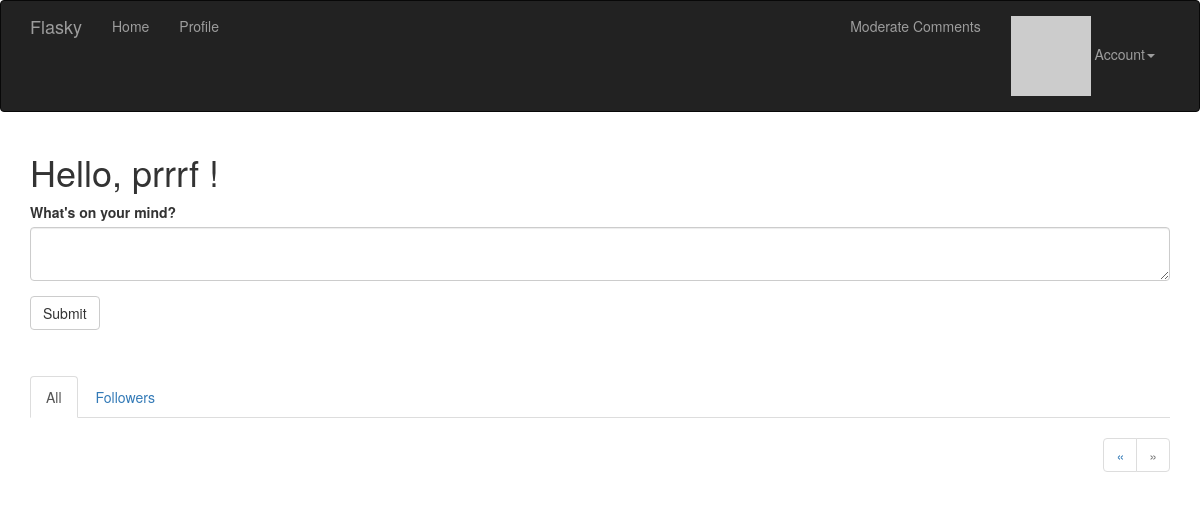
The page /?page=12 (signed in) on the database as committed earlier.
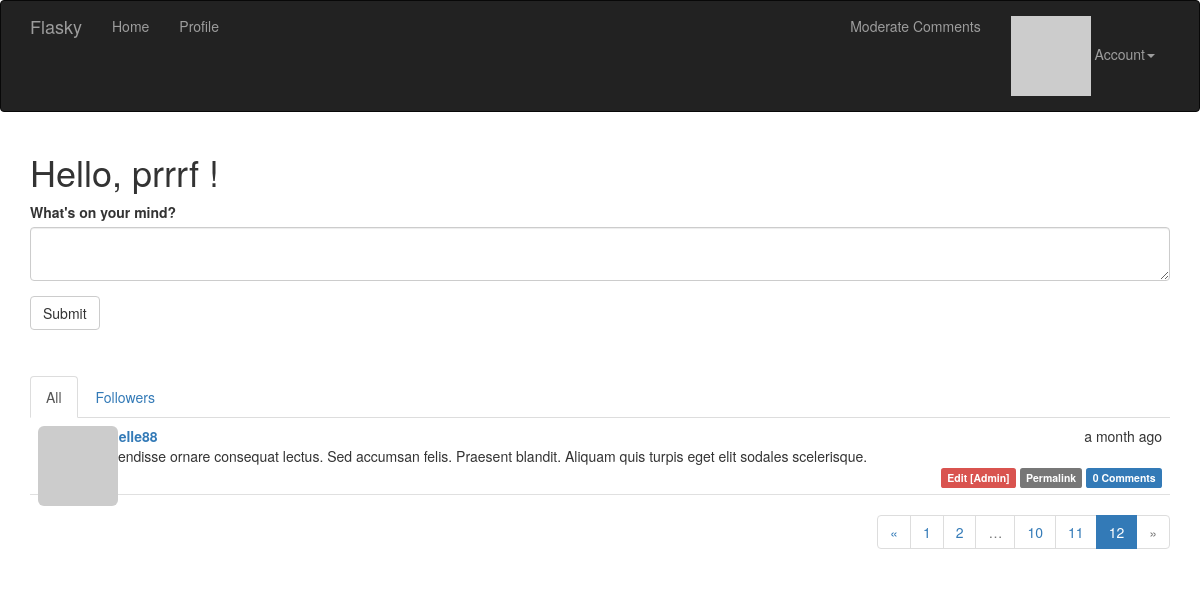
The same page on the database as committed later.
### app/models.py (models this page shows, shortened)
class Post(db.Model):
    __tablename__ = 'posts'
    id = db.Column(db.Integer, primary_key=True)
    body = db.Column(db.Text)
    body_html = db.Column(db.Text)
    timestamp = db.Column(db.DateTime, index=True, default=datetime.utcnow)
    author_id = db.Column(db.Integer, db.ForeignKey('users.id'))
    comments = db.relationship('Comment', backref='post', lazy='dynamic')

class User(UserMixin, db.Model):
    __tablename__ = 'users'
    id = db.Column(db.Integer, primary_key=True)
    email = db.Column(db.String(64), unique=True, index=True)
    username = db.Column(db.String(64), unique=True, index=True)
    role_id = db.Column(db.Integer, db.ForeignKey('roles.id'))
    password_hash = db.Column(db.String(128))
    confirmed = db.Column(db.Boolean, default=False)
    name = db.Column(db.String(64))
    location = db.Column(db.String(64))
    about_me = db.Column(db.Text())
    member_since = db.Column(db.DateTime(), default=datetime.utcnow)
    last_seen = db.Column(db.DateTime(), default=datetime.utcnow)
    avatar_hash = db.Column(db.String(32))
    posts = db.relationship('Post', backref='author', lazy='dynamic')
    followed = db.relationship('Follow',
                               foreign_keys=[Follow.follower_id],
                               backref=db.backref('follower', lazy='joined'),
                               lazy='dynamic',
                               cascade='all, delete-orphan')
    followers = db.relationship('Follow',
                                foreign_keys=[Follow.followed_id],
                                backref=db.backref('followed', lazy='joined'),
                                lazy='dynamic',
                                cascade='all, delete-orphan')
    comments = db.relationship('Comment', backref='author', lazy='dynamic')
    @property
    def password(self):
        raise AttributeError('password is not a readable attribute')
    def can(self, permissions):
        return self.role is not None and \
            (self.role.permissions & permissions) == permissions
    def is_administrator(self):
        return self.can(Permission.ADMINISTER)
    def ping(self):
        self.last_seen = datetime.utcnow()
        db.session.add(self)
    def gravatar(self, size=100, default='identicon', rating='g'):
        if request.is_secure:
            url = 'https://secure.gravatar.com/avatar'
        else:
            url = 'http://www.gravatar.com/avatar'
        hash = self.avatar_hash or hashlib.md5(
            self.email.encode('utf-8')).hexdigest()
        return '{url}/{hash}?s={size}&d={default}&r={rating}'.format(
            url=url, hash=hash, size=size, default=default, rating=rating)

### app/main/views.py (the view)
@main.route('/', methods=['GET', 'POST'])
def index():
    form = PostForm()
    if current_user.can(Permission.WRITE_ARTICLES) and \
            form.validate_on_submit():
        post = Post(body=form.body.data,
                    author=current_user._get_current_object())
        db.session.add(post)
        return redirect(url_for('.index'))
    page = request.args.get('page', 1, type=int)
    show_followed = False
    if current_user.is_authenticated:
        show_followed = bool(request.cookies.get('show_followed', ''))
    if show_followed:
        query = current_user.followed_posts
    else:
        query = Post.query
    pagination = query.order_by(Post.timestamp.desc()).paginate(
        page, per_page=current_app.config['FLASKY_POSTS_PER_PAGE'],
        error_out=False)
    posts = pagination.items
    return render_template('index.html', form=form, posts=posts,
                           show_followed=show_followed, pagination=pagination)

### app/main/forms.py
class PostForm(FlaskForm):
    body = PageDownField("What's on your mind?", validators=[Required()])
    submit = SubmitField('Submit')

### app/auth/views.py (called while the page is built)
@auth.before_app_request
def before_request():
    if current_user.is_authenticated:
        current_user.ping()
        if not current_user.confirmed \
                and request.endpoint \
                and request.endpoint[:5] != 'auth.' \
                and request.endpoint != 'static':
            return redirect(url_for('auth.unconfirmed'))

### app/main/__init__.py (called while the page is built)
@main.app_context_processor
def inject_permissions():
    return dict(Permission=Permission)

### app/main/views.py (called while the page is built)
@main.after_app_request
def after_request(response):
    for query in get_debug_queries():
        if query.duration >= current_app.config['FLASKY_SLOW_DB_QUERY_TIME']:
            current_app.logger.warning(
                'Slow query: %s\nParameters: %s\nDuration: %fs\nContext: %s\n' %
                (query.statement, query.parameters, query.duration,
                 query.context))
    return response

### app/models.py (called while the page is built)
@login_manager.user_loader
def load_user(user_id):
    return User.query.get(int(user_id))

### app/templates/index.html (shortened to what this page needs)
{% extends "base.html" %}
{% import "bootstrap/wtf.html" as wtf %}
{% import "_macros.html" as macros %}
{% block page_content %}
<div class="page_header">
  <h1>Hello,
    {% if current_user.is_authenticated %}
      {{ current_user.username }}
    {% else %}
      Stranger
    {% endif %}
    !</h1>
</div>
<div>
  {% if current_user.can(Permission.WRITE_ARTICLES) %}
  {{ wtf.quick_form(form) }}
  {% endif %}
</div>
<br>
<div class="post-tabs">
  <ul class="nav nav-tabs">
    <li{% if not show_followed %} class="active"{% endif %}><a href="{{
        url_for('.show_all') }}">All</a></li>
        {% if current_user.is_authenticated %}
    <li{% if show_followed %} class="active"{% endif %}><a href="{{
        url_for('.show_followed') }}">Followers</a></li>
        {% endif%}
  </ul>
{% include '_posts.html' %}
{% if pagination %}
<div class="pagination">
  {{ macros.pagination_widget(pagination, '.index') }}
</div>
{% endif %}
{% endblock %}

### app/templates/_posts.html
<ul class="posts">
  {% for post in posts %}
  <li class="post">
    <div class="post-thumbnail">
      <a href="{{ url_for('.user', username=post.author.username) }}">
        <img class="img-rounded profile-thumbnail" src="{{
        post.author.gravatar(size=40) }}">
      </a>
    </div>
    <div class="post-content">
      <div class="post-date">{{ moment(post.timestamp).fromNow() }}</div>
      <div class="post-author">
        <a href="{{ url_for('.user', username=post.author.username) }}">
          {{ post.author.username }}
        </a>
      </div>
      <div class="post-body">
        {% if post.body_html %}
          {{ post.body_html | safe }}
        {% else %}
          {{ post.body }}
        {% endif %}
      </div>
      <div class="post-footer">
        {% if current_user == post.author %}
        <a href="{{ url_for('.edit', id=post.id) }}">
          <span class="label label-primary">Edit</span>
        </a>
        {% elif current_user.is_administrator() %}
         <a href="{{ url_for('.edit', id=post.id) }}">
          <span class="label label-danger">Edit [Admin]</span>
        </a>
        {% endif %}
        <a href="{{ url_for('.post', id=post.id) }}">
          <span class="label label-default">Permalink</span>
        </a>
        <a href="{{ url_for('.post', id=post.id) }}#comments">
          <span class="label label-primary">{{ post.comments.count() }}
            Comments</span>
        </a>
      </div>
    </div>
  </li>
  {% endfor %}
</ul>

Rows that differ between the two databases and show on the page:
added Post: timestamp "a month ago", author.username "michelle88", body "Suspendisse ornare consequat lectus. Sed accumsan felis. Praesent blandit. Aliquam quis turpis eget elit sodales scelerisque.", comments.count "0"
Other text that changed with them:
new list line: "1"
new list line: "2"
new list line: "10"
new list line: "11"
new list line: "12"
